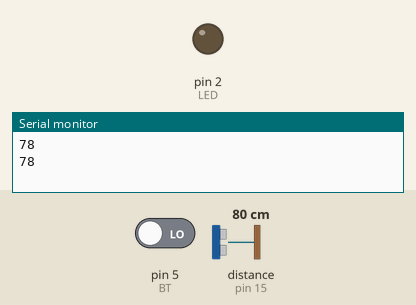
This sketch was run on a simulated Arduino Uno, built with avr-gcc and run on an emulated ATmega328P. Parts: output pins drawn as LEDs (lit = HIGH), the last lines printed to the serial monitor. Wiring (inferred from the names in the program): ultrasonic range finder: trigger pin 4; echo pin 15. Dashed ring = blinking. Inputs (shaded band) come from the test bench; at power-on: pin 5 (BT) LOW, distance to the obstacle (sensor on pin 15) 80 cm. The echo pulse lasts 58.3 µs per cm; pins used as bus, display or sensor lines are not drawn.

Above: at 2.7 s.
2.8 s: pin 5 (BT) driven HIGH
At 4.3 s:
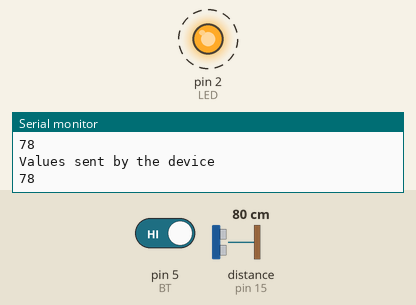
6.0 s: pin 5 (BT) driven LOW
At 7.2 s:
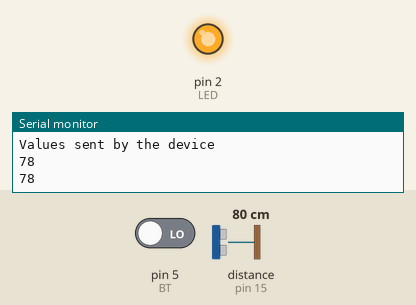
Timing chart, 0 to 9.0 s (numbered marks = the images above; inputs shaded):
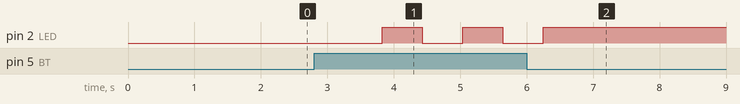

Measured:
- after the input at 2.8 s, pin 2 (LED): alternates HIGH for 0.61 s and LOW for 0.61 s, starting after 1.0 s
- after the input at 6.0 s, pin 2 (LED): goes on until 6.2 s, then stays HIGH

The sketch:

Main.ino
```cpp
#include "sensado.h"
#include "Ubidots.h"

#define LED 2
#define BT 5
//Inicializacion Ubidots libreria//
const char* UBIDOTS_TOKEN = "BBFF-B3opm3LHhAYXD5KlZcGkIggTt0VuFB";      // Put here your Ubidots TOKEN
const char* WIFI_SSID = "Note10";                                         // Put here your Wi-Fi SSID
const char* WIFI_PASS = "123456789";                                   // Put here your Wi-Fi password
unsigned char stade;


Ubidots ubidots(UBIDOTS_TOKEN, UBI_HTTP);

//***************//

void setup(){
  pinMode(LED,OUTPUT);
  pinMode(BT,INPUT);
  Serial.begin(115200);
  ubidots.wifiConnect(WIFI_SSID, WIFI_PASS);
  //~~~~~~~~SENSOR DISTANCIA~~~~~~~~~~~//
  pinMode (Trigger,OUTPUT);
  pinMode(Echo,INPUT);
  digitalWrite(Trigger,LOW);

}


void loop(){
  int lec=digitalRead(BT);

  distancia();
  if(lec==HIGH){
    float value1=d;
    ubidots.add("Variable_Name_One",value1);
    bool bufferSent=false;
    bufferSent= ubidots.send();
    if (bufferSent) {
      // Do something if values were sent properly

      if(stade==1){
        digitalWrite(LED,LOW);
        stade=0;
      }else{
        digitalWrite(LED,HIGH);
        stade=1;
      }

      Serial.println("Values sent by the device");
    }
  }
  delay(100);
}
```

sensado.h
```cpp
const int Trigger = 4;
const int Echo = 15;
long d;


void distancia(){
    /* Get a new sensor event */
   long t;

   digitalWrite(Trigger,HIGH);
   delayMicroseconds(10);
   digitalWrite(Trigger,LOW);
   t=pulseIn(Echo,HIGH);
   d=t/59;

  Serial.println(d);
  Serial.println("");

  delay(500);
}
```
